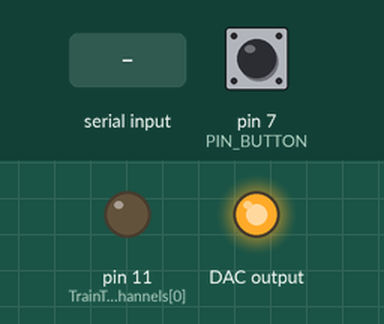
The sketch below on a simulated Arduino Uno, built with avr-gcc and run on an emulated ATmega328P. Parts: output pins drawn as LEDs (lit = HIGH). Wiring (inferred from the names in the program): MCP4725 DAC at I2C address 0x62. The inputs (shaded band) are chosen by the test bench; at power-on: pin 7 (PIN_BUTTON) LOW. What the sketch prints to the serial monitor is not drawn.

Above: at 1.2 s.
1.3 s: pin 7 (PIN_BUTTON) pulled HIGH for 0.15 s
2.9 s: "5\n" received over Serial
Timing chart, 0 to 5.9 s (numbered marks = the images above; inputs shaded):
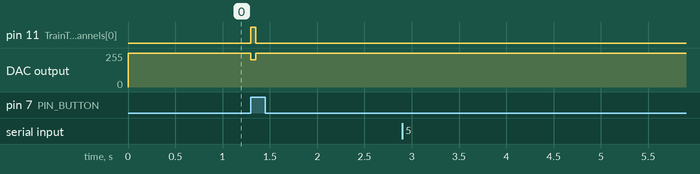

The sketch:

LEDbuckpuck_Arduino_Micro.ino
```cpp
/* Produce variable LED output for a determined time when triggered
   Two trigger channels
   I2C control output to MPC4725 to 0-5V x2
   0-5V dim control to Backpuck 3021-D-E-700 x2

   Original code by Josh Wardell
   Serial comms by Shay Ohayon
   Interrupts and timing optimizations by Josh Wardell

   5-6/2016 JLW Original code
*/


#include <Wire.h>
#define MAX_OUTPUT 2048 // assuming linear mapping, 4096 is 5V, which would correspond to 700mA.
#define MAX_BUFFER 128
int buffer_index = 0;
char packetBuffer[MAX_BUFFER]; //buffer to hold incoming packet,

const int PIN_BUTTON = 7;


const int SET_DURATION_ON = 1;
const int SET_DURATION_OFF = 2;
const int SET_NUM_PULSES = 3;
const int SET_INTENSITY = 4;
const int TURN_ON = 5;
const int TURN_OFF = 6;
const int SIMULATE_TRIGGER = 7;

#define DACaddr                         (0x60)  // I2C address of 4726 DAC (second is at 61)
#define MCP4726_CMD_WRITEDAC            (0x40)  // Writes data to the DAC
#define MCP4726_CMD_WRITEDACEEPROM      (0x60)  // Writes data to the DAC and the EEPROM (persisting the assigned value after reset)
#define NUM_CHANNELS 1


const int Interrupts[NUM_CHANNELS] = {0};
const int DAC_channels[NUM_CHANNELS] = {2};

bool TrigFlags[NUM_CHANNELS] = {0};
uint8_t TrigStates[NUM_CHANNELS] = {0};

uint8_t TrainTTLOutputChannels[NUM_CHANNELS] = {11};

uint16_t Intensities[NUM_CHANNELS] = {800};
unsigned long FSM_timer[NUM_CHANNELS] = {0};
unsigned long DurationsON[NUM_CHANNELS] = {50000}; // default 50 ms on
unsigned long DurationsOFF[NUM_CHANNELS] = {50000}; // default 50 ms off
unsigned long NumPulses[NUM_CHANNELS] = {1};
unsigned long pulseCounter[NUM_CHANNELS] = {0};
void trigA()
{
  if (TrigStates[0] == 0)
    TrigFlags[0] = true;
}

void trigB()
{
  if (TrigStates[1] == 0)
    TrigFlags[1] = true;
}

int triggerCOUNTER = 0;
void setup()
{
    Serial.begin(115200);

pinMode(PIN_BUTTON, INPUT);

  // put your setup code here, to run once:
  Wire.begin();
 // attachInterrupt(Interrupts[0], trigA, RISING);
 // attachInterrupt(Interrupts[1], trigB, RISING);

  Serial.println("Calling DAC init");
 // setDACandKeepInMemory(4096, DAC_channels[0]);
 setDAC(0,0);
  pinMode(TrainTTLOutputChannels[0], OUTPUT);
  digitalWrite(TrainTTLOutputChannels[0], LOW);


  Serial.println("Init Done");
TrigFlags[0] = true;
}


/*  setDAC(output, channel)
    Sets the output voltage to a fraction of source vref
    output 0 to 4095
    Buckpuck is full on below 1v and full off above 4v, nonlinear curve
    Off point value is about 650 depending on LED and supply voltage
*/

void setDACandKeepInMemory( uint16_t output, uint8_t channel )
{
  if (output > MAX_OUTPUT) {
    output = MAX_OUTPUT;
  }
  output = 4095 - output;                    // buckpuck takes inverted 5 to 0 v
  Wire.beginTransmission(DACaddr + DAC_channels[channel]);  // select DAC0, 1, etc
   Wire.write(MCP4726_CMD_WRITEDACEEPROM);
  Wire.write((MCP4726_CMD_WRITEDAC));
  Wire.write(output / 16);                   // Upper data bits          (D11.D10.D9.D8.D7.D6.D5.D4)
  Wire.write((output % 16) << 4);            // Lower data bits          (D3.D2.D1.D0.x.x.x.x)
  Wire.endTransmission();
}


void setDAC( uint16_t output, uint8_t channel )
{
  if (output > 4095) {
    output = 4095;
  }
  output = 4095 - output;                    // buckpuck takes inverted 5 to 0 v
  Wire.beginTransmission(DACaddr + DAC_channels[channel]);  // select DAC0, 1, etc
  Wire.write((MCP4726_CMD_WRITEDAC));
  Wire.write(output / 16);                   // Upper data bits          (D11.D10.D9.D8.D7.D6.D5.D4)
  Wire.write((output % 16) << 4);            // Lower data bits          (D3.D2.D1.D0.x.x.x.x)
  Wire.endTransmission();
}


/*  TriggerA()
    Trigger A state machine, watch for trigger and handle output timing
*/

void handleTrigFSM(int channel)
{
  unsigned long currentMillis;

  switch (TrigStates[channel]) {   /* Trigger A state machine */
    case 1:
    //  Serial.println("Channel " + String(channel) + " Sending " + String(NumPulses[channel]) + " pulses with intensity " + String(Intensities[channel]));
    //  Serial.println("ON : " + String( DurationsON[channel]) + " OFF : " + String( DurationsOFF[channel]));
      pulseCounter[channel] = 0;
      TrigStates[channel] = 2;
      break;
    case 2:
   //   Serial.println("Pulse " + String(pulseCounter[channel]));
      digitalWrite(TrainTTLOutputChannels[0], HIGH);
      setDAC(Intensities[channel], DAC_channels[channel]);
      FSM_timer[channel] = micros();
      TrigStates[channel] = 3;
      break;
    case 3:
      if (micros() - FSM_timer[channel] > DurationsON[channel])
      {
        digitalWrite(TrainTTLOutputChannels[0], LOW);
        setDAC(0, DAC_channels[channel]);
        FSM_timer[channel] = micros();
        TrigStates[channel] = 4;      }
      break;
    case 4:
      if (micros() - FSM_timer[channel] > DurationsOFF[channel])
      {
        pulseCounter[channel]++;

        if (pulseCounter[channel] < NumPulses[channel])
        {
          TrigStates[channel] = 2;
        } else
        {
          TrigStates[channel] = 0;
         // Serial.println("Finished");
        }
      }
      break;
  }
}


bool lightON = false;

byte apply_command()
{
  unsigned long durationON;
  unsigned long durationOFF;
  unsigned long channel;
  unsigned long count;
  int command = (packetBuffer[0] - '0') * 10 + packetBuffer[1] - '0';
  // 01234567890123456
  // 00 01 100000
  switch (command)
  {
    case SET_DURATION_ON:
      channel = atoi(packetBuffer + 3);
      durationON = atol(packetBuffer + 6);
      DurationsON[channel] = durationON;
      Serial.println("OK!");
      break;
    case SET_DURATION_OFF:
      channel = atoi(packetBuffer + 3);
      durationOFF = atol(packetBuffer + 6);
      DurationsOFF[channel] = durationOFF;
      Serial.println("OK!");
      break;
    case SET_NUM_PULSES:
      channel = atoi(packetBuffer + 3);
      count = atol(packetBuffer + 6);
      NumPulses[channel] = count;
      Serial.println("OK!");
      break;
    case SET_INTENSITY:
      channel = atoi(packetBuffer + 3);
      count = atol(packetBuffer + 6);
      Serial.println("Setting Channel " + String(channel) + " To : " + String(count));
      Intensities[channel] = count;
      if (lightON)
         setDAC(Intensities[channel], channel);
      Serial.println("OK!");
      break;
    case TURN_ON:
      channel = atoi(packetBuffer + 3);
      digitalWrite(TrainTTLOutputChannels[channel], HIGH);
      setDAC(Intensities[channel], channel);
      Serial.println("OK!");
      lightON = true;
      break;
    case TURN_OFF:
      channel = atoi(packetBuffer + 3);
      digitalWrite(TrainTTLOutputChannels[channel], LOW);
      setDAC(0, channel);
      TrigStates[channel] = 0;
      Serial.println("OK!");
      lightON = false;
      break;
    case SIMULATE_TRIGGER :
      channel = atoi(packetBuffer + 3);
      TrigStates[channel] = 1;
      Serial.println("OK!");
     // Serial.println("Triggering channel " + String(channel));
      break;
  }
}


void fnHandleSerialCommunication()
{
  if (Serial.available() > 0) {
    // get incoming byte:
    char inByte = Serial.read();
    if (inByte == 10)
    { // new line
      packetBuffer[buffer_index] = 0;
      if (buffer_index > 0)
        apply_command();

      buffer_index = 0;

    } else {
      packetBuffer[buffer_index++] = inByte;
      if (buffer_index >= MAX_BUFFER - 1) {
        buffer_index = MAX_BUFFER - 1;
      }
    }
  }
}

int k = 0;
int PrevButtonValue = 0;

int ButtonValue;

long wdt = millis();
void loop()
{

  ButtonValue = digitalRead(PIN_BUTTON);

  if (ButtonValue && PrevButtonValue == 0)
  {
    if (TrigStates[0]==0) {
      TrigStates[0] = 1;
      //Serial.println("BUT TRIG");
    }
  }

  PrevButtonValue = ButtonValue;


    handleTrigFSM(0);

  fnHandleSerialCommunication();
}
```

Measured:
- after the input at 1.3 s, pin 11 (TrainTTLOutputChannels[0]): LOW → HIGH at once, → LOW 0.05 s later; DAC output: 255/255 → 205/255 at once, → 255/255 0.05 s later
- after the input at 2.9 s, every drawn part: stays the same
